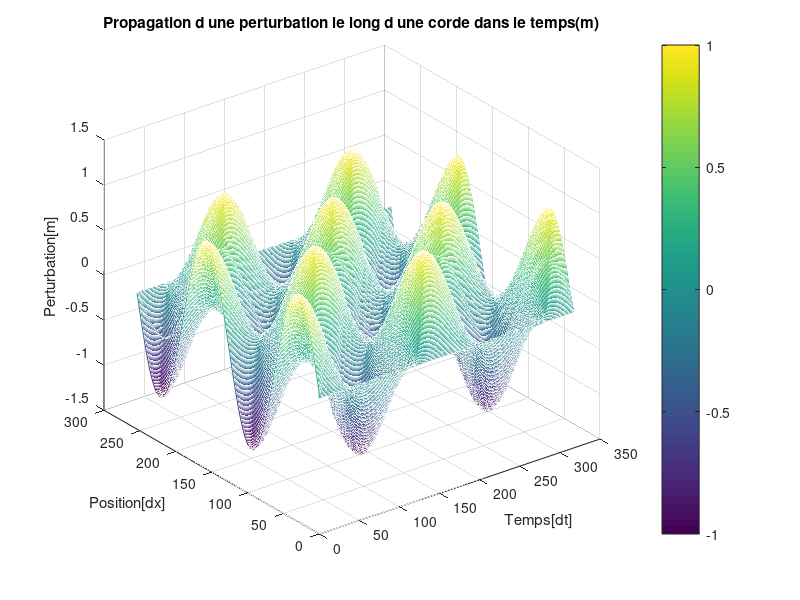

Here is the MATLAB script that generated this plot:
n=power(2,8);
L = 1.5;
c = 16;
tf = L/c;
CFL = 0.8;
dx = L/(n-1);
dt = CFL*dx/c;
m = fix(tf/dt);
xmax = n;
tmax = m;
pert_init = fix(n/2);
M = zeros(n,m);

I=[2:n-1]; Ip1=[3:n]; Im1=[1:n-2];
X=[0:dx:L];


L1 = fix(n/4);



%Profil initial (Modifier valeur de PrI pour changer de profil initial)
PrI = 6;
if (PrI==1) 
  % Créneau
  delta=L/8;
  delta0=L/2;
  W=(X-delta0<=delta).*(X-delta0>=-delta); 
end
if (PrI==2)
  % Sinusoïdal
  f=220;
  W=cos(2*pi*f*X/L);
end

if (PrI==3)
% Dirac
M(pert_init,1) = 0.05;


M(pert_init,1) = 0.05;
M(pert_init+1,1) = 0.025;
M(pert_init-1,1) = 0.025;
M(pert_init+2,1) = 0.0125;
M(pert_init-2,1) = 0.0125;
M(pert_init+3,1) = 0.00625;
M(pert_init-3,1) = 0.00625;

end
if(PrI==4)
%Profil triangulaire isocèle

for i = 1:fix(n/2)
    M(i,1) = 0.05*i/fix(n/2);
end
for i = xmax:-1:fix(n/2)+1
    M(i,1) = M(n-i+1,1);
end
end

if(PrI==5)
%Profil triangulaire (sur un côté)
for i = 1:L1
    M(i,1) = 0.05*i/(L1-1);
end
for i = 1:xmax-L1
    M(i+L1,1) = M(L1,1)- i*0.05/(xmax-L1-1);
end
end

if(PrI==6)
%Profil sinusoïdal

for i=2:xmax-1
    M(i,1) = sin(2*pi*i*dx*2/L)
end

end

if(PrI==1 | PrI==2)
W(Im1)'
M(:,1) = W(1:xmax)';
end


dx

%Première itération
for i=2:xmax-1
    M(i,2) = M(i,1) + CFL^2/2*(M(i+1,1)-2*M(i,1)+M(i-1,1));
end
M(1,:) = 0;
M(xmax,:) = 0;

for j=3:tmax
    for i=2:xmax-1
       M(i,j) = CFL^2 * (M(i+1,j-1) - 2*M(i,j-1) + M(i-1,j-1)) - M(i,j-2) + 2 * M(i,j-1);
    end
end



x = 1:tmax;
y = 1:xmax;
[X,Y] = meshgrid(x,y);
mesh(X,Y,M)
colorbar
xlabel('Temps[dt]')
ylabel('Position[dx]')
zlabel('Perturbation[m]')
title('Propagation d une perturbation le long d une corde dans le temps(m)')
soundsc(M(:,n))
